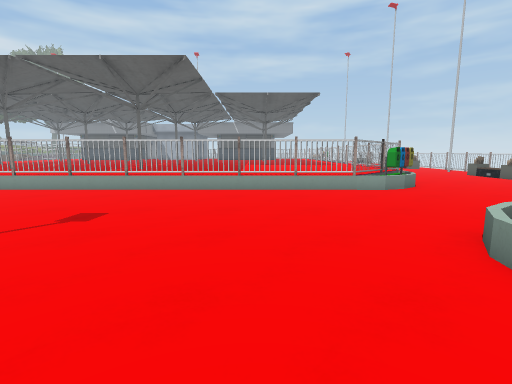
View 1 (above)

24 first-person views from a walk through a 3-D level made in the Unity game engine. The camera is 1.3 m above the floor, tilts 8° down and sees 85° across. The floor is counted in squares, 1 m on a side. Each view is taken from the middle of a square. On the plan, view 1 faces up. The plan holds only what a view shows up to about 13 squares ahead; the rest is blank. The place goes on beyond the plan. The player character is not drawn. Some animated figures are not drawn. Some surface patterns are stand-ins.

View 2
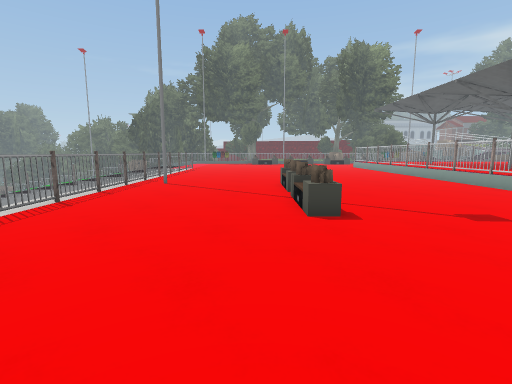

View 3
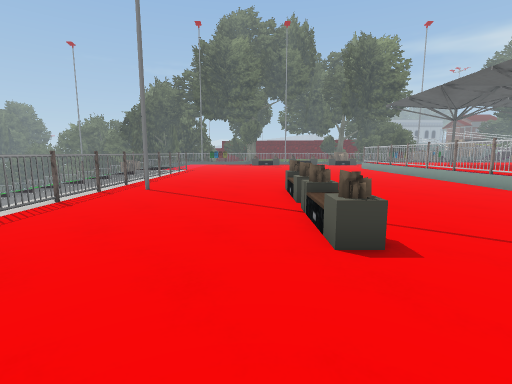

View 4
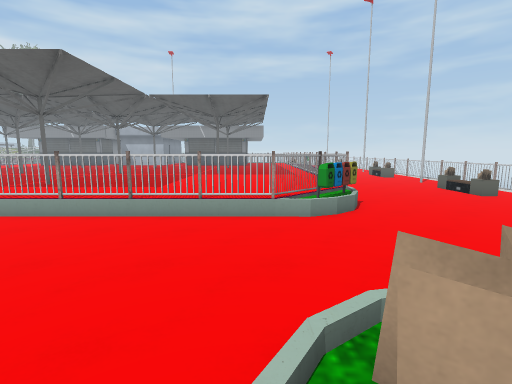

View 5
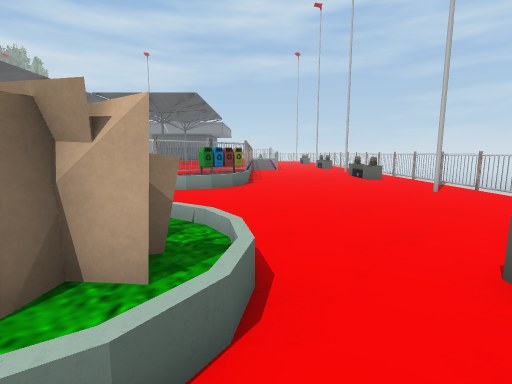

View 6
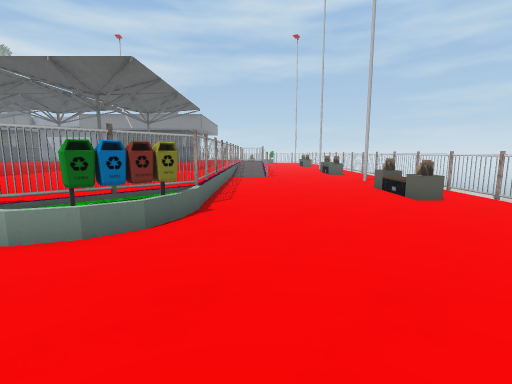

View 7
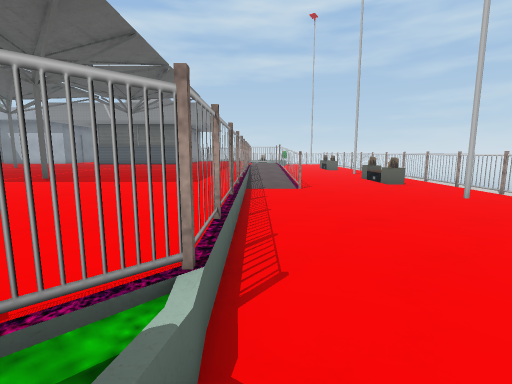

View 8
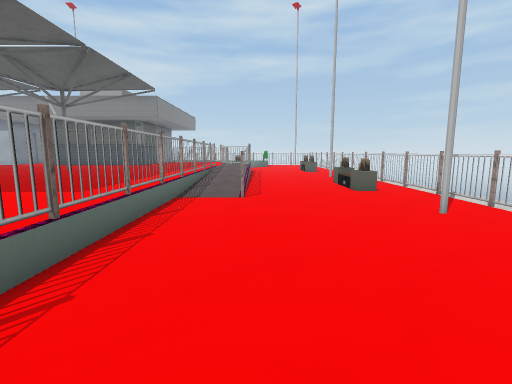

View 9
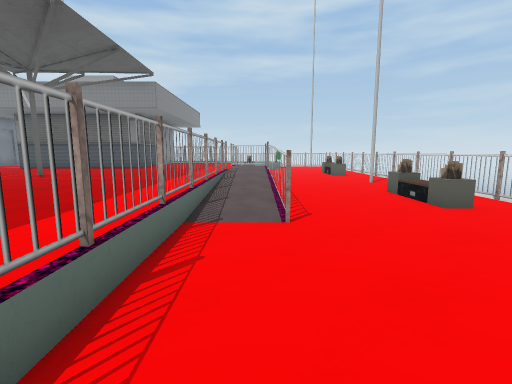

View 10
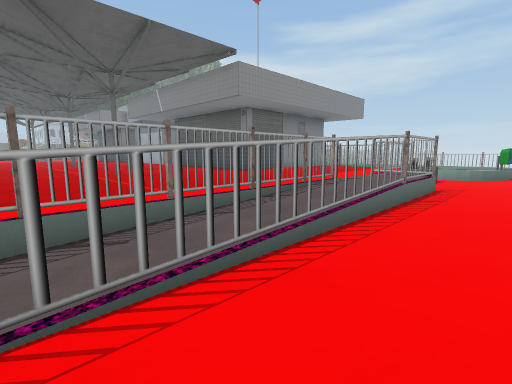

View 11
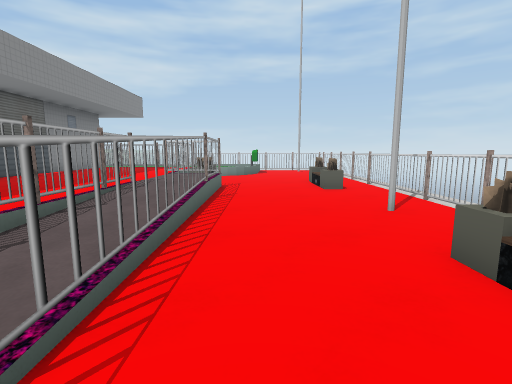

View 12
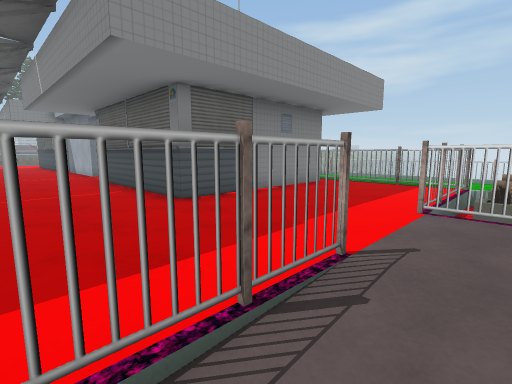

View 13
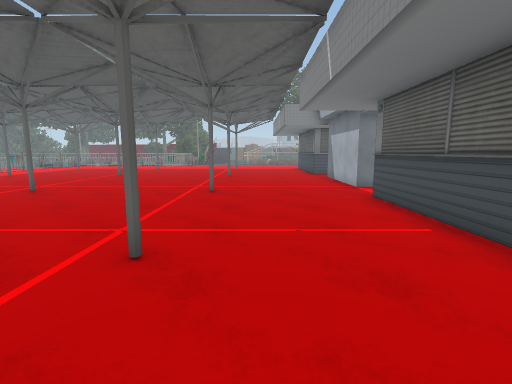

View 14
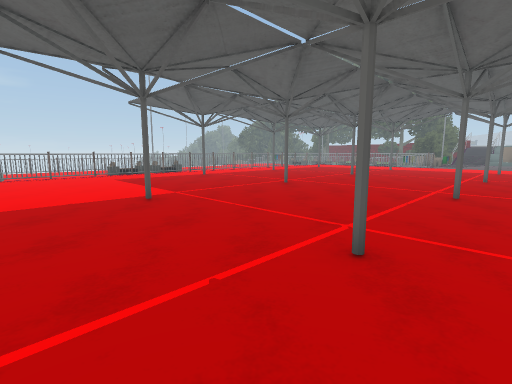

View 15
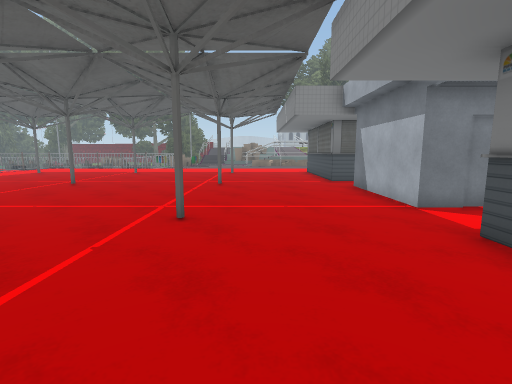

View 16
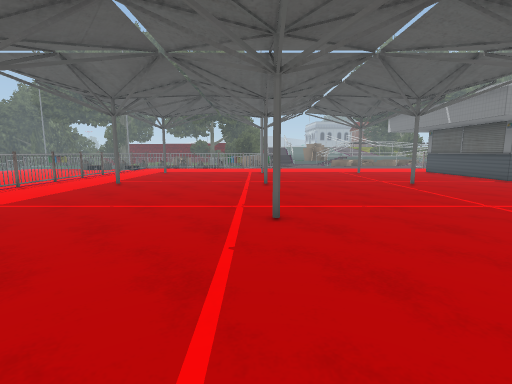

View 17
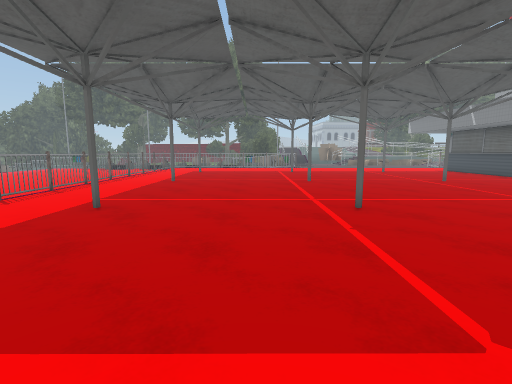

View 18
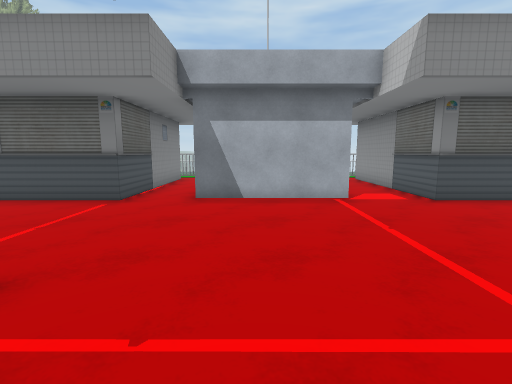

View 19
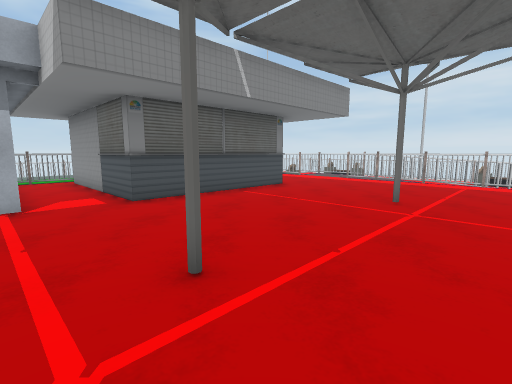

View 20
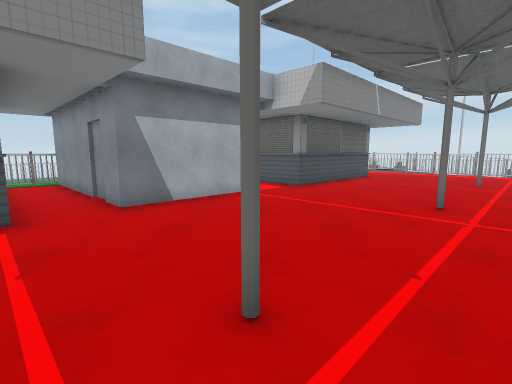

View 21
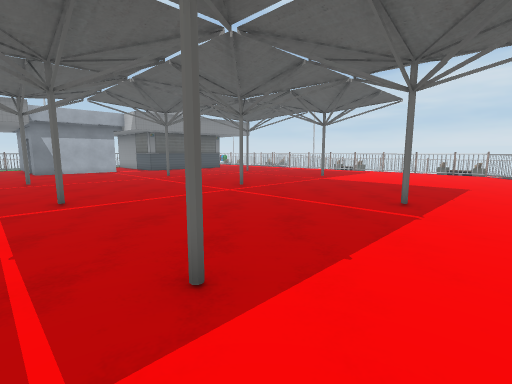

View 22
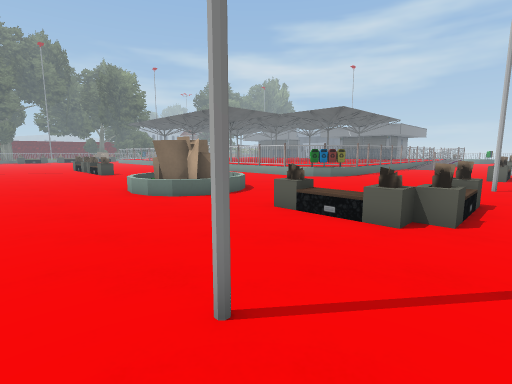

View 23
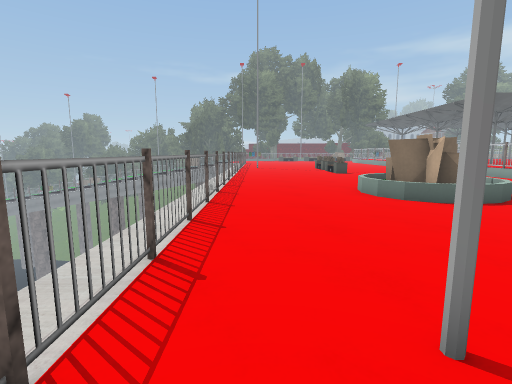

View 24
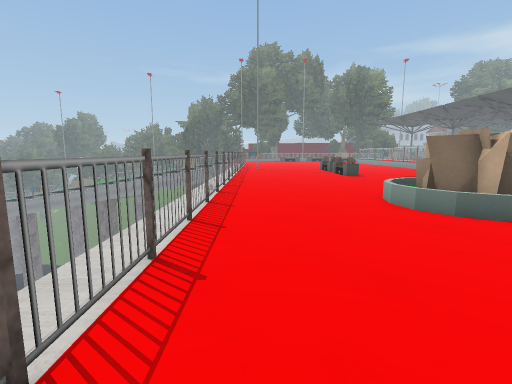

### Floor plan
Key: @ floor where view 1 was taken; # wall or solid block; . main floor; : floor 0.25 m higher than the main floor; + floor 0.5 m higher than the main floor; / step, stairs or slope; = window, fence, low wall or low ledge; T thing the floor can be seen under or through; O other object.
Columns run from 13 left of view 1 to 15 right of it. Each row starts with its distance up from view 1.
 38  ##    ###    ######O ..
 37  +#    +++     +++++OO..
 36 #+#    ++#     #++++=/..
 35 #+#    ++#     #++++//....  #
 34 #+#    ++#     #++++#O.... .#
 33 #+O    ++#     #++++##.... .#
 32 #++   #++#     #++++++..../.#
 31 #++####++#######++++++......#
 30 #++++++++#######++++++......#
 29 ++++++++++++++++++++#+......#
 28 ++++++++++++++++++++#+....#.#
 27 ++++++++++++++++++++::......#
 26 +O++++++O+++++O+++++::......#
 25 ++++++++++++++++++++::.... .#
 24 ++++++++++++++++++++::.... .#
 23 ++++++++++++++++++++#.#.../.#
 22 ++++++++++++++++++++..#.....#
 21 ++++++++++++++++++++........#
 20 ++++++++++++++++++++........#
 19 +O++++++O+++++O+++++......#.#
 18 ++++++++++++++++++++........#
 17 ++++++++++++++++++++....... #
 16 ++++++++++++++++++++......O #
 15 ++++++++++++++++++++#..... .#
 14 ++++++++++++++++++++......O.#
 13 +O++++++O+++++++++++........#
 12 +++++++++++++++++++O........#
 11 ++++++++++++++++++OO........#
 10 ########TTTTTTTTTTO.........#
  9 ..........................#.#
  8 ............................
  7 ............................
  6  .........................O.
  5   ......................../.
  4      ...........//=/....../.
  3    O O.O.O....../=##/..O.O/.
  2 ...O..OO.O....../###/..O.O..
  1 .................///........
  0 .............@..............
 -1 ............................
 -2 .........................#.
 -3 ............................
 -4 ##########   ##############

Positions as (right, up) in squares from view 1, and headings:
1: (0, 0), facing up
2: (2, 1), facing left
3: (0, 1), facing left
4: (3, 2), facing up
5: (7, 0), facing up
6: (8, 6), facing up
7: (7, 11), facing up
8: (9, 13), facing up
9: (8, 16), facing up
10: (11, 22), facing up-left
11: (10, 22), facing up
12: (8, 27), facing up-left
13: (4, 27), facing left
14: (4, 27), facing down-left
15: (0, 27), facing left
16: (0, 19), facing left
17: (1, 17), facing left
18: (-9, 23), facing up
19: (-7, 23), facing up-right
20: (-13, 24), facing up-right
21: (-13, 11), facing up-right
22: (14, -3), facing up-left
23: (14, -3), facing left
24: (12, -3), facing left
